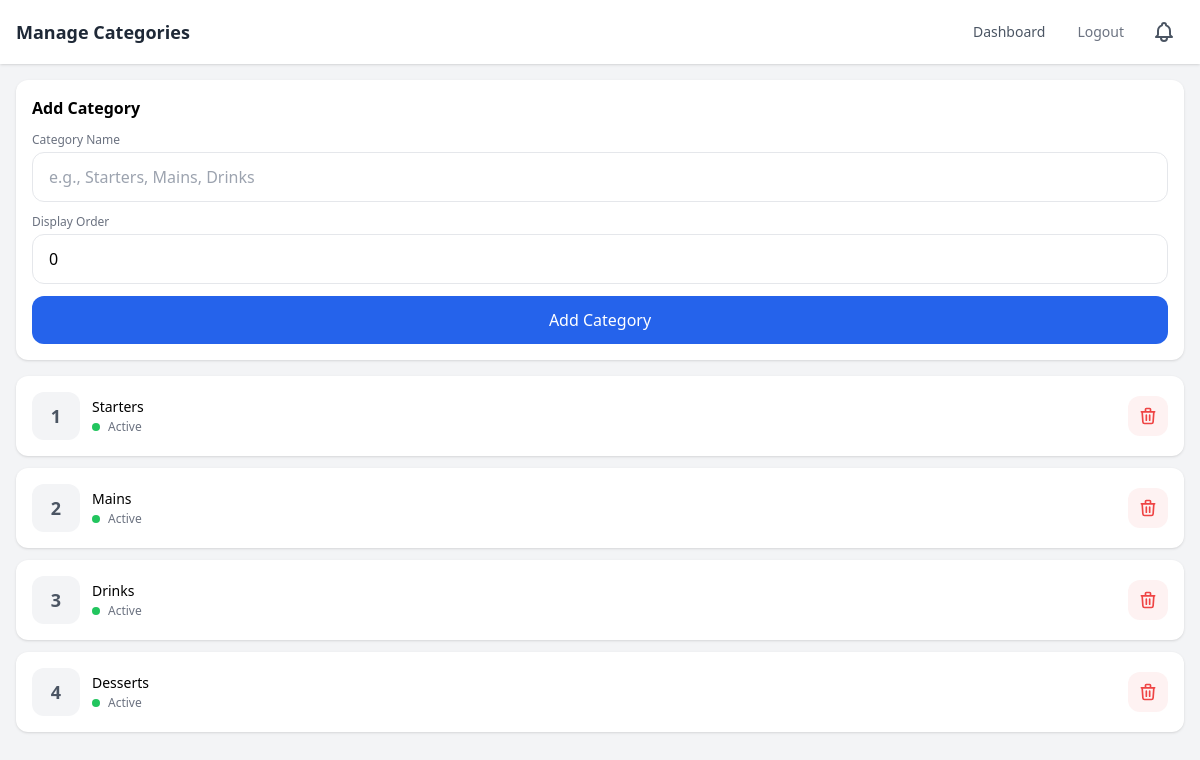
The page /admin/categories (signed in) on the database as committed earlier.
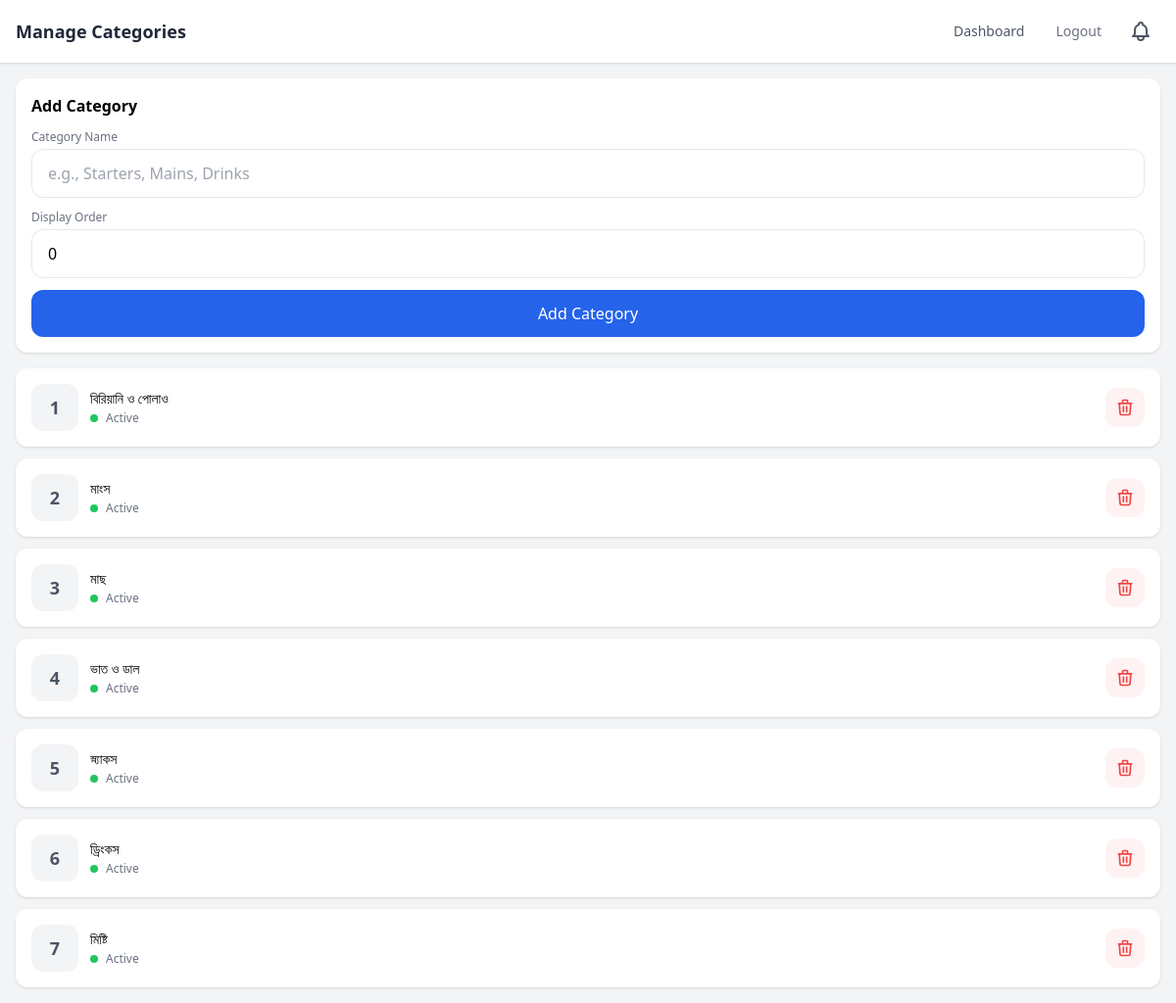
The same page on the database as committed later.
### app/models/category.py (models this page shows, shortened)
class Category(db.Model):
    __tablename__ = "categories"
    id = db.Column(db.Integer, primary_key=True)
    name = db.Column(db.String(100), nullable=False)
    status = db.Column(db.Boolean, default=True)
    display_order = db.Column(db.Integer, default=0)
    products = db.relationship("Product", backref="category", lazy="dynamic")

### app/blueprints/admin/routes.py (the view)
@admin_bp.route("/categories", methods=["GET", "POST"])
@login_required
@admin_required
def categories():
    form = CategoryForm()
    if form.validate_on_submit():
        category = Category(name=form.name.data, display_order=form.display_order.data or 0)
        db.session.add(category)
        db.session.commit()
        flash("Category added", "success")
        return redirect(url_for("admin.categories"))
    categories = Category.query.order_by(Category.display_order).all()
    return render_template("admin/categories.html", categories=categories, form=form)

### app/blueprints/admin/forms.py
class CategoryForm(FlaskForm):
    name = StringField("Name", validators=[DataRequired(), Length(max=100)])
    display_order = IntegerField("Display Order", default=0, validators=[Optional()])

### app/blueprints/admin/routes.py (called while the page is built)
def admin_required(f):
    @wraps(f)
    def decorated_function(*args, **kwargs):
        if not current_user.is_authenticated or current_user.role != "admin":
            abort(403)
        return f(*args, **kwargs)
    return decorated_function

### app/models/staff_user.py (called while the page is built)
@login_manager.user_loader
def load_user(user_id):
    return StaffUser.query.get(int(user_id))

### app/templates/admin/categories.html (shortened to what this page needs)
{% extends "base.html" %}
{% block content %}
<div class="min-h-screen bg-gray-100">
    <nav class="bg-white shadow safe-area-top">
        <div class="px-4 py-3 flex items-center justify-between">
            <h1 class="text-lg font-bold text-gray-800">Manage Categories</h1>
            <div class="flex items-center gap-2">
                <a href="/admin/" class="text-gray-600 text-sm px-3 py-2">Dashboard</a>
                <a href="/admin/logout" class="text-gray-500 text-sm px-3 py-2">Logout</a>
                {% include "admin/_bell.html" %}
            </div>
        </div>
    </nav>
    <main class="px-4 py-4">
        <div class="bg-white rounded-xl shadow p-4 mb-4">
            <h2 class="text-base font-bold mb-3">Add Category</h2>
            <form method="POST" class="space-y-3">
                <div>
                    <label class="block text-xs text-gray-500 mb-1">Category Name</label>
                    {{ form.name(placeholder="e.g., Starters, Mains, Drinks", class="w-full px-4 py-3 border rounded-xl focus:outline-none focus:ring-2 focus:ring-blue-500") }}
                </div>
                <div>
                    <label class="block text-xs text-gray-500 mb-1">Display Order</label>
                    {{ form.display_order(placeholder="1, 2, 3...", class="w-full px-4 py-3 border rounded-xl focus:outline-none focus:ring-2 focus:ring-blue-500") }}
                </div>
                <button type="submit" class="w-full bg-blue-600 text-white py-3 rounded-xl font-medium active:bg-blue-700 active:scale-95 transition-all">
                    Add Category
                </button>
            </form>
        </div>
        <div class="space-y-3">
            {% for category in categories %}
            <div class="bg-white rounded-xl shadow p-4">
                <div class="flex items-center justify-between">
                    <div class="flex items-center gap-3">
                        <div class="w-12 h-12 bg-gray-100 rounded-xl flex items-center justify-center">
                            <span class="text-lg font-bold text-gray-600">{{ category.display_order }}</span>
                        </div>
                        <div>
                            <h3 class="font-medium text-sm">{{ category.name }}</h3>
                            <div class="flex items-center gap-2 mt-0.5">
                                <span class="w-2 h-2 rounded-full {{ 'bg-green-500' if category.status else 'bg-red-500' }}"></span>
                                <span class="text-xs text-gray-500">{{ 'Active' if category.status else 'Inactive' }}</span>
                            </div>
                        </div>
                    </div>
                    <form method="POST" action="/admin/categories/{{ category.id }}/delete"
                        onsubmit="return confirm('Delete this category?')">
                        <button type="submit" class="w-10 h-10 bg-red-50 text-red-500 rounded-xl flex items-center justify-center active:bg-red-100 transition-all">
                            <svg class="w-5 h-5" fill="none" stroke="currentColor" viewBox="0 0 24 24">
                                <path stroke-linecap="round" stroke-linejoin="round" stroke-width="2" d="M19 7l-.867 12.142A2 2 0 0116.138 21H7.862a2 2 0 01-1.995-1.858L5 7m5 4v6m4-6v6m1-10V4a1 1 0 00-1-1h-4a1 1 0 00-1 1v3M4 7h16"/>
                            </svg>
                        </button>
                    </form>
                </div>
            </div>
            {% endfor %}
        </div>
    </main>
</div>
{% endblock %}

### app/templates/base.html (shortened to what this page needs)
<!DOCTYPE html>
<html lang="en">
<head>
    <script src="https://cdn.tailwindcss.com"></script>
</head>
<body class="bg-gray-50 min-h-screen overscroll-none">
    {% block content %}{% endblock %}
</body>
</html>

### app/templates/admin/_bell.html (shortened to what this page needs)
<div x-data="adminBell()" x-init="init()" class="relative">
    <button @click="toggle()"
        class="relative p-2 rounded-lg hover:bg-gray-100 active:scale-95 active:bg-gray-200 transition-all"
        aria-label="Order notifications">
    </button>
</div>

### app/templates/base.html (style rules this page uses)
* { -webkit-tap-highlight-color: transparent; }
input, textarea, select { font-size: 16px !important; }

Rows that differ between the two databases and show on the page:
changed Category (number 1 of 7 on the later page): name "Starters" → "বিরিয়ানি ও পোলাও"
changed Category (number 2 of 7 on the later page): name "Mains" → "মাংস"
changed Category (number 3 of 7 on the later page): name "Drinks" → "মাছ"
changed Category (number 4 of 7 on the later page): name "Desserts" → "ভাত ও ডাল"
added Category: display_order "5", name "স্ন্যাকস", status "Active"
added Category: display_order "6", name "ড্রিংকস", status "Active"
added Category: display_order "7", name "মিষ্টি", status "Active"
